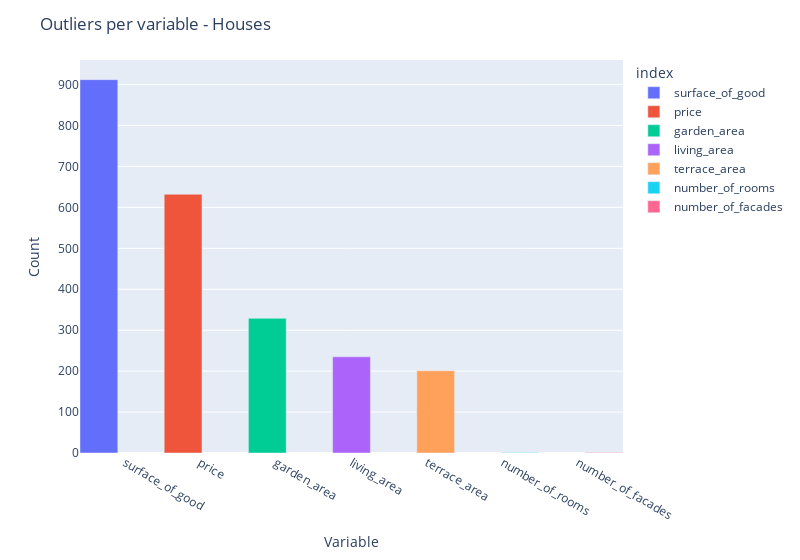

The notebook cell saved with this chart:
### Code cell
d={}
for col in quantitative:
    d[col] = [count_iqr_outliers(house, col)]

df = pd.DataFrame(data=d)
df= df.transpose()
df.rename(columns={0: "outliers_count"}, inplace=True)
df.sort_values(by='outliers_count', ascending=False, inplace=True)

fig = px.bar(df, x=df.index, y="outliers_count", color=df.index)
fig.update_layout(barmode='group', width=800)
fig.update_traces(width=0.5)
fig.update_layout(yaxis=dict(title='Count'))
fig.update_layout(xaxis=dict(title='Variable'))
fig.update_layout(title='Outliers per variable - Houses')

### Figure 1 — Plotly figure (JSON) as saved in the notebook; plotly's stock layout.template omitted (floating-point values rounded to 4 significant figures)
{"data": [{"alignmentgroup": "True", "hovertemplate": "index=%{x}<br>outliers_count=%{y}<extra></extra>", "legendgroup": "surface_of_good", "marker": {"color": "#636efa", "pattern": {"shape": ""}}, "name": "surface_of_good", "offsetgroup": "surface_of_good", "orientation": "v", "showlegend": true, "textposition": "auto", "type": "bar", "width": 0.5, "x": ["surface_of_good"], "xaxis": "x", "y": [912], "yaxis": "y"}, {"alignmentgroup": "True", "hovertemplate": "index=%{x}<br>outliers_count=%{y}<extra></extra>", "legendgroup": "price", "marker": {"color": "#EF553B", "pattern": {"shape": ""}}, "name": "price", "offsetgroup": "price", "orientation": "v", "showlegend": true, "textposition": "auto", "type": "bar", "width": 0.5, "x": ["price"], "xaxis": "x", "y": [632], "yaxis": "y"}, {"alignmentgroup": "True", "hovertemplate": "index=%{x}<br>outliers_count=%{y}<extra></extra>", "legendgroup": "garden_area", "marker": {"color": "#00cc96", "pattern": {"shape": ""}}, "name": "garden_area", "offsetgroup": "garden_area", "orientation": "v", "showlegend": true, "textposition": "auto", "type": "bar", "width": 0.5, "x": ["garden_area"], "xaxis": "x", "y": [329], "yaxis": "y"}, {"alignmentgroup": "True", "hovertemplate": "index=%{x}<br>outliers_count=%{y}<extra></extra>", "legendgroup": "living_area", "marker": {"color": "#ab63fa", "pattern": {"shape": ""}}, "name": "living_area", "offsetgroup": "living_area", "orientation": "v", "showlegend": true, "textposition": "auto", "type": "bar", "width": 0.5, "x": ["living_area"], "xaxis": "x", "y": [235], "yaxis": "y"}, {"alignmentgroup": "True", "hovertemplate": "index=%{x}<br>outliers_count=%{y}<extra></extra>", "legendgroup": "terrace_area", "marker": {"color": "#FFA15A", "pattern": {"shape": ""}}, "name": "terrace_area", "offsetgroup": "terrace_area", "orientation": "v", "showlegend": true, "textposition": "auto", "type": "bar", "width": 0.5, "x": ["terrace_area"], "xaxis": "x", "y": [201], "yaxis": "y"}, {"alignmentgroup": "True", "hovertemplate": "index=%{x}<br>outliers_count=%{y}<extra></extra>", "legendgroup": "number_of_rooms", "marker": {"color": "#19d3f3", "pattern": {"shape": ""}}, "name": "number_of_rooms", "offsetgroup": "number_of_rooms", "orientation": "v", "showlegend": true, "textposition": "auto", "type": "bar", "width": 0.5, "x": ["number_of_rooms"], "xaxis": "x", "y": [1], "yaxis": "y"}, {"alignmentgroup": "True", "hovertemplate": "index=%{x}<br>outliers_count=%{y}<extra></extra>", "legendgroup": "number_of_facades", "marker": {"color": "#FF6692", "pattern": {"shape": ""}}, "name": "number_of_facades", "offsetgroup": "number_of_facades", "orientation": "v", "showlegend": true, "textposition": "auto", "type": "bar", "width": 0.5, "x": ["number_of_facades"], "xaxis": "x", "y": [1], "yaxis": "y"}], "layout": {"barmode": "group", "legend": {"title": {"text": "index"}, "tracegroupgap": 0}, "margin": {"t": 60}, "title": {"text": "Outliers per variable - Houses"}, "width": 800, "xaxis": {"anchor": "y", "categoryarray": ["surface_of_good", "price", "garden_area", "living_area", "terrace_area", "number_of_rooms", "number_of_facades"], "categoryorder": "array", "domain": [0, 1], "title": {"text": "Variable"}}, "yaxis": {"anchor": "x", "domain": [0, 1], "title": {"text": "Count"}}}}
